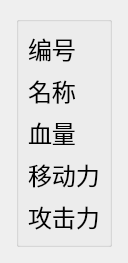
<?xml version="1.0" encoding="UTF-8"?>
<ui version="4.0">
 <class>UnitDialog</class>
 <widget class="QDialog" name="UnitDialog">
  <property name="windowModality">
   <enum>Qt::NonModal</enum>
  </property>
  <property name="geometry">
   <rect>
    <x>0</x>
    <y>0</y>
    <width>102</width>
    <height>137</height>
   </rect>
  </property>
  <property name="windowTitle">
   <string>Dialog</string>
  </property>
  <property name="modal">
   <bool>false</bool>
  </property>
  <layout class="QHBoxLayout" name="horizontalLayout_2">
   <item>
    <layout class="QHBoxLayout" name="horizontalLayout">
     <property name="spacing">
      <number>10</number>
     </property>
     <property name="sizeConstraint">
      <enum>QLayout::SetFixedSize</enum>
     </property>
     <property name="leftMargin">
      <number>5</number>
     </property>
     <property name="topMargin">
      <number>5</number>
     </property>
     <property name="rightMargin">
      <number>5</number>
     </property>
     <property name="bottomMargin">
      <number>5</number>
     </property>
     <item>
      <widget class="QGroupBox" name="infoBox">
       <property name="font">
        <font>
         <family>楷体</family>
         <pointsize>18</pointsize>
        </font>
       </property>
       <property name="title">
        <string/>
       </property>
       <layout class="QVBoxLayout" name="verticalLayout">
        <item>
         <widget class="QLabel" name="noLabel">
          <property name="styleSheet">
           <string notr="true">font: 10pt &quot;黑体&quot;;</string>
          </property>
          <property name="text">
           <string>编号</string>
          </property>
         </widget>
        </item>
        <item>
         <widget class="QLabel" name="name">
          <property name="styleSheet">
           <string notr="true">font: 10pt &quot;黑体&quot;;</string>
          </property>
          <property name="text">
           <string>名称</string>
          </property>
         </widget>
        </item>
        <item>
         <widget class="QLabel" name="hpLabel">
          <property name="styleSheet">
           <string notr="true">font: 10pt &quot;黑体&quot;;</string>
          </property>
          <property name="text">
           <string>血量</string>
          </property>
         </widget>
        </item>
        <item>
         <widget class="QLabel" name="mpLabel">
          <property name="styleSheet">
           <string notr="true">font: 10pt &quot;黑体&quot;;</string>
          </property>
          <property name="text">
           <string>移动力</string>
          </property>
         </widget>
        </item>
        <item>
         <widget class="QLabel" name="ceLabel">
          <property name="styleSheet">
           <string notr="true">font: 10pt &quot;黑体&quot;;</string>
          </property>
          <property name="text">
           <string>攻击力</string>
          </property>
         </widget>
        </item>
       </layout>
      </widget>
     </item>
    </layout>
   </item>
  </layout>
 </widget>
 <resources>
  <include location="../../resource.qrc"/>
 </resources>
 <connections/>
</ui>
